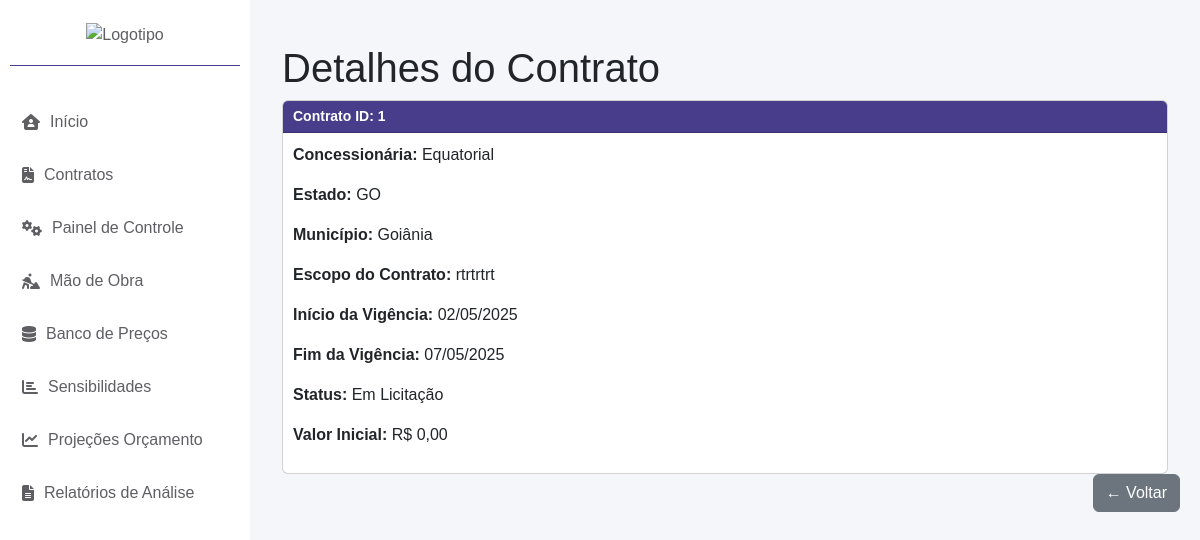
Page /cad_contrato/detalhes-contrato/1/ on the earlier database version.
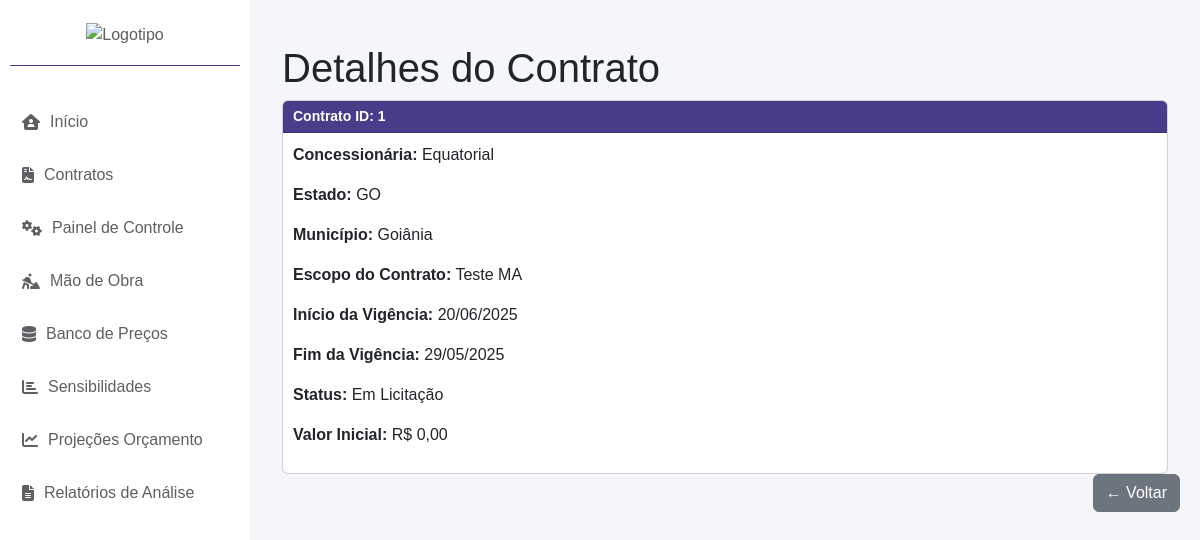
Same page on the later database version.
### cad_contrato/models.py (models this page shows, shortened)
class CadastroContrato(models.Model):
    ESTADOS_CHOICES = [
        ('AC', 'Acre'),
        ('AL', 'Alagoas'),
        ('AP', 'Amapá'),
        ('AM', 'Amazonas'),
        ('BA', 'Bahia'),
        ('CE', 'Ceará'),
        ('DF', 'Distrito Federal'),
        ('ES', 'Espírito Santo'),
        ('GO', 'Goiás'),
        ('MA', 'Maranhão'),
        ('MT', 'Mato Grosso'),
        ('MS', 'Mato Grosso do Sul'),
        ('MG', 'Minas Gerais'),
        ('PA', 'Pará'),
        ('PB', 'Paraíba'),
        ('PR', 'Paraná'),
        ('PE', 'Pernambuco'),
        ('PI', 'Piauí'),
        ('RJ', 'Rio de Janeiro'),
        ('RN', 'Rio Grande do Norte'),
        ('RS', 'Rio Grande do Sul'),
        ('RO', 'Rondônia'),
        ('RR', 'Roraima'),
        ('SC', 'Santa Catarina'),
        ('SP', 'São Paulo'),
        ('SE', 'Sergipe'),
        ('TO', 'Tocantins'),
    ]
    STATUS_CHOICES = [
        ('EM_LICITACAO', 'Em Licitação'),
        ('EM_RENOVACAO', 'Em Renovação'),
        ('ATIVO', 'Ativo'),
        ('ENCERRADO', 'Encerrado'),
    ]
    contrato = models.AutoField(primary_key=True)
    concessionaria = models.CharField(max_length=100, default='Equatorial')
    estado = models.CharField(max_length=2, choices=ESTADOS_CHOICES, default='GO')
    municipio = models.CharField(max_length=100, default='Goiânia')
    escopo_contrato = models.CharField(max_length=255)
    inicio_vigencia_contrato = models.DateField(default='2025-01-01')
    fim_vigencia_contrato = models.DateField(default='2029-01-01')
    versao_base = models.ForeignKey('self', null=True, blank=True, on_delete=models.PROTECT, related_name='versoes')
    numero_versao = models.IntegerField(default=0)
    descricao_alteracao = models.TextField(blank=True)
    status_contrato = models.CharField(max_length=15, choices=STATUS_CHOICES, default='EM_LICITACAO', verbose_name="Status do Contrato")
    valor_inicial = models.DecimalField(max_digits=15, decimal_places=2, default=0.00, verbose_name="Valor Inicial do Contrato")
    created_at = models.DateTimeField(auto_now_add=True)
    updated_at = models.DateTimeField(auto_now=True)
    class Meta:
        ordering = ['-created_at']

### cad_contrato/views.py (the view)
# urls.py: path('detalhes-contrato/<int:pk>/', DetailContratosView.as_view(), name='detalhes_contrato'),
class DetailContratosView(DetailView):
    model = CadastroContrato
    template_name = 'detalhes_contrato.html'
    context_object_name = 'contrato'
    def get_object(self, queryset=None):
        contrato_id = self.kwargs.get('pk')  # 'pk' é o padrão usado pelo DetailView
        return CadastroContrato.objects.get(contrato=contrato_id)

### app/context_processors.py (called while the page is built)
def contrato_context(request):
    contrato_id = request.session.get('contrato_id')
    contrato = None
    if contrato_id:
        try:
            contrato = CadastroContrato.objects.get(contrato=contrato_id)
        except CadastroContrato.DoesNotExist:
            pass
    return {'contrato': contrato}

### cad_contrato/templates/detalhes_contrato.html
{% extends 'base.html' %}
{% block content %}
<div class="container-fluid mt-4">
    <h1>Detalhes do Contrato</h1>
    <div class="card">
        <div class="card-header">
            <strong>Contrato ID:</strong> {{ contrato.contrato }}
        </div>
        <div class="card-body">
            <p><strong>Concessionária:</strong> {{ contrato.concessionaria }}</p>
            <p><strong>Estado:</strong> {{ contrato.estado }}</p>
            <p><strong>Município:</strong> {{ contrato.municipio }}</p>
            <p><strong>Escopo do Contrato:</strong> {{ contrato.escopo_contrato }}</p>
            <p><strong>Início da Vigência:</strong> {{ contrato.inicio_vigencia_contrato|date:"d/m/Y" }}</p>
            <p><strong>Fim da Vigência:</strong> {{ contrato.fim_vigencia_contrato|date:"d/m/Y" }}</p>
            <p><strong>Status:</strong> {{ contrato.get_status_contrato_display }}</p>
            <p><strong>Valor Inicial:</strong> R$ {{ contrato.valor_inicial|floatformat:2 }}</p>
        </div>
    </div>
</div>
<div class="col-md-12 d-flex justify-content-end gap-2">
    <button type="button" class="btn btn-secondary" onclick="window.history.back();">
        ← Voltar
    </button>
</div>
{% endblock %}

Differences in the rows shown:
changed CadastroContrato "Equatorial": escopo_contrato "rtrtrtrt" → "Teste MA"; inicio_vigencia_contrato "02/05/2025" → "20/06/2025"; fim_vigencia_contrato "07/05/2025" → "29/05/2025"
